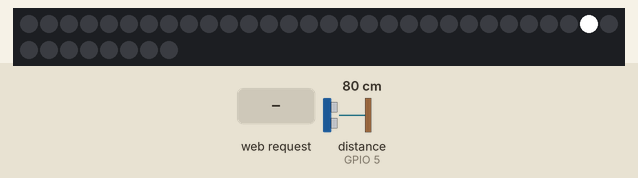
This sketch was run on a simulated ESP8266 (NodeMCU). Shown: 38 RGB LEDs in strip order, left to right, continuing on the next row. Wiring (inferred from the names in the program): ultrasonic range finder: trigger GPIO 4; echo GPIO 5. The inputs (shaded band) are chosen by the test bench; at power-on: distance to the obstacle (sensor on GPIO 5) 80 cm. The echo pulse lasts 58.3 µs per cm; dim RGB values are drawn brighter than linear; WiFi joins after 1.5 s; servers stay silent unless stated; what the sketch prints to the serial monitor is not drawn.

Above: at 2.7 s.
2.8 s: HTTP request GET /color?R=120 received
At 3.6 s:
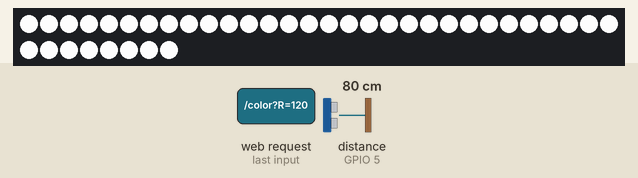
5.8 s: HTTP request GET /color?G=120 received
At 8.5 s:
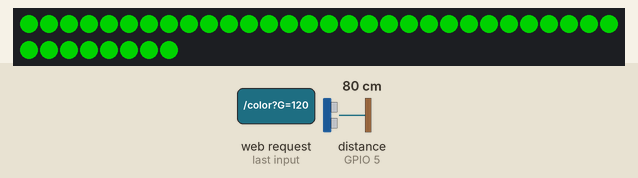
8.8 s: distance to the obstacle (sensor on GPIO 5) set to 2 cm
At 9.7 s:
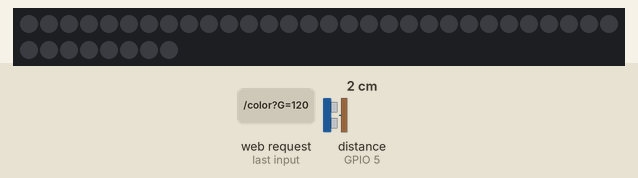
10.5 s: distance to the obstacle (sensor on GPIO 5) set to 35 cm
12.3 s: HTTP request GET /color?B=120 received
At 14.8 s:
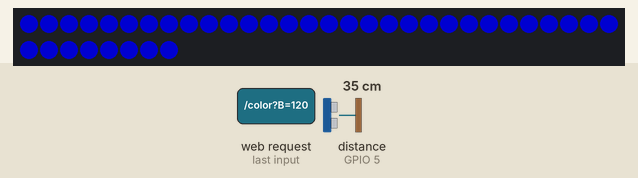
15.2 s: HTTP request GET /color?R=120&G=120&B=120 received
At 16.28 s:
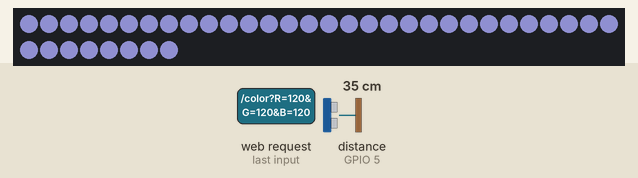
Timing chart, 0 to 18.2 s (numbered marks = the images above; inputs shaded):
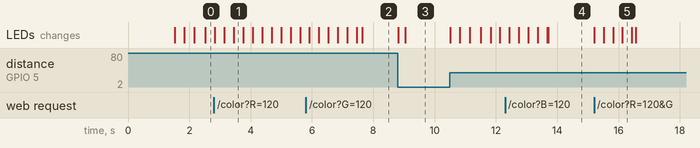

The sketch:

DeskLight.ino
```cpp
#include <Adafruit_NeoPixel.h>
#include <ESP8266WiFi.h>
#include <ESP8266WebServer.h>
#define trig 4
#define echo 5
#define led 0
#define num_leds 38
boolean ledsEnabled;
const char* ssid = "your wifi name";
const char* password = "password";
int R = 255;
int G = 255;
int B = 255;
int nOfTimes = 0;

Adafruit_NeoPixel pixels(num_leds, led, NEO_GRB + NEO_KHZ800);
ESP8266WebServer server(80);

void setup() {
  Serial.begin(115200);
  pinMode (trig, OUTPUT);
  pinMode (echo, INPUT);
  pinMode (led, OUTPUT);
  ledsEnabled = false;
  pixels.begin();
  pixels.show();
  WiFi.begin(ssid, password);
  while (WiFi.status() != WL_CONNECTED)
  {
    delay(500);
    Serial.print(".");
  }
  Serial.println(WiFi.localIP());
  server.on("/color", handleColor);
  server.begin();
}

void loop() {
  server.handleClient();
  float pomiarRet = pomiar();
  if(pomiarRet>20){
    if(!ledsEnabled){
      nOfTimes = nOfTimes>=3? 3 : (nOfTimes + 1);
    } if(ledsEnabled){
      nOfTimes = nOfTimes<=0? 0 : (nOfTimes - 1);
    }
  } else if(pomiarRet<=20){
    if(!ledsEnabled){
      nOfTimes = nOfTimes<=0? 0 : (nOfTimes - 1);
    } if(ledsEnabled){
      nOfTimes = nOfTimes>=3? 3 : (nOfTimes + 1);
    }
  }
  if(nOfTimes==3){
    turnOnOff(pomiarRet);
    nOfTimes = 0;
  }
}

float pomiar(){
  unsigned long czas;
  digitalWrite(trig, HIGH);
  delayMicroseconds(10);
  digitalWrite(trig, LOW);
  delayMicroseconds(2);
  czas = pulseIn(echo,HIGH);
  return czas*340 / 20000;
}

void turnOnOff(float pomiar){
  if(pomiar>20.0f && !ledsEnabled){
    initLeds();
    ledsEnabled = true;
  } else if(pomiar<=20.0f && ledsEnabled) {
    disableLeds();
    ledsEnabled = false;
  }
}

void initLeds(){
  for(int i = 0;i<38;i++){
    if(i!=0){
      pixels.setPixelColor(i-1, pixels.Color(0,0,0));
    }
    pixels.setPixelColor(i, pixels.Color(R,G,B));
    pixels.show();
    delay(20);
  }
  for(int i = 37;i>=0;i--){
    if(i!=59){
      pixels.setPixelColor(i+1, pixels.Color(0,0,0));
    }
    pixels.setPixelColor(i, pixels.Color(R,G,B));
    pixels.show();
    delay(20);
  }
  for(int i = 0;i<38;i++){
    pixels.setPixelColor(i, pixels.Color(R,G,B));
    pixels.show();
    delay(5);
  }
}

void disableLeds(){
  for(int i = 38;i>=0;i--){
    pixels.setPixelColor(i, pixels.Color(0,0,0));
    pixels.show();
    delay(5);
  }
}

void handleColor(){
  int colorValue = server.arg("R").toInt();
  int colors[3];
  boolean allArgsValid = true;
  if (colorValue>=0&&colorValue<=255){
    colors[1] = colorValue;
  } else {allArgsValid = false;}
  colorValue = server.arg("G").toInt();
  if (colorValue>=0&&colorValue<=255){
    colors[2] = colorValue;
  } else {allArgsValid = false;}
  colorValue = server.arg("B").toInt();
  if (colorValue>=0&&colorValue<=255){
    colors[3] = colorValue;
  } else {allArgsValid = false;}
  if (allArgsValid){
    changeColor(colors);
  }
}

void changeColor(int colors[3]){
  int holdR = R;
  int holdG = G;
  int holdB = B;
  R = colors[1];
  G = colors[2];
  B = colors[3];
  if (ledsEnabled){
    while(pixels.Color(R,G,B)!=pixels.Color(holdR,holdG,holdB)){
      if(holdR<R&&holdR!=R){
        holdR++;
      } else if(holdR>R&&holdR!=R){
        holdR--;
      }
      if(holdG<G&&holdG!=G){
        holdG++;
      } else if(holdG>G&&holdG!=G){
        holdG--;
      }
      if(holdB<B&&holdB!=B){
        holdB++;
      } else if(holdB>B&&holdB!=B){
        holdB--;
      }
      pixels.fill(pixels.Color(holdR,holdG,holdB),0,pixels.numPixels());
      pixels.show();
      Serial.println(holdR);
      Serial.println(holdG);
      Serial.println(holdB);
      delay(10);
    }
  }
}
```

Measured:
- after the input at 8.8 s, the LEDs: first change at once (image 3 shows a later state)
- after the input at 12.3 s, the LEDs: first change after 0.14 s (image 4 shows a later state)
